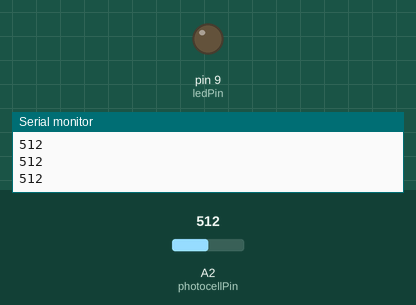
This sketch was run on a simulated Arduino Uno, built with avr-gcc and run on an emulated ATmega328P. Shown: output pins drawn as LEDs (lit = HIGH), the last lines printed to the serial monitor. The test bench sets the inputs (shaded band); at power-on: A2 (photocellPin) = 512.

Above: at 1.2 s.
1.3 s: A2 (photocellPin) set to 218
2.8 s: A2 (photocellPin) set to 187
At 3.7 s:
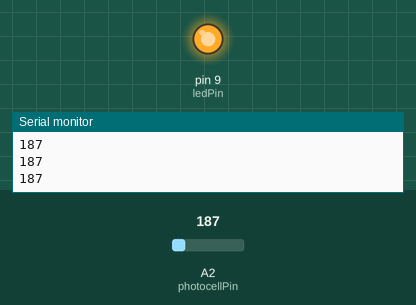
4.3 s: A2 (photocellPin) set to 210
At 5.0 s:
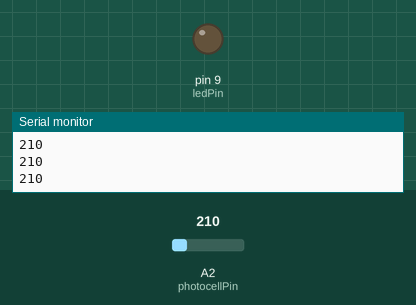
5.8 s: A2 (photocellPin) set to 190
At 6.3 s:
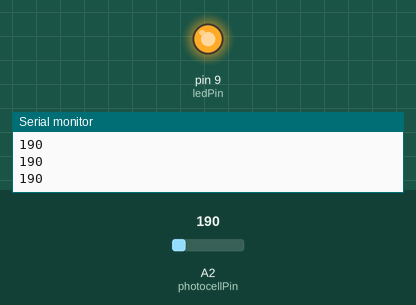
Timing chart, 0 to 8.3 s (numbered marks = the images above; inputs shaded):
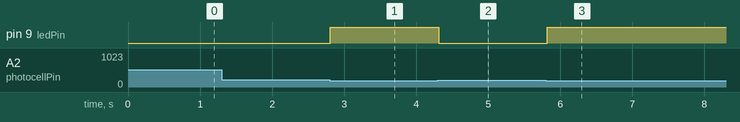

Measured:
- the behaviour switches between 200 and 199 on A2 (photocellPin) (found by bisection; images 0 and 1)
- after the input at 2.8 s, pin 9 (ledPin): LOW → HIGH at once
- after the input at 4.3 s, pin 9 (ledPin): HIGH → LOW at once
- after the input at 5.8 s, pin 9 (ledPin): LOW → HIGH at once

The sketch:

arduino_Photoresistance.ino
```cpp
int photocellPin = 2;
int photocellVal = 0;
int minLight = 200;
int ledPin = 9;
int ledState = 0;
///光敏電阻
void setup() {
  // put your setup code here, to run once:
  Serial.begin(9600);
  pinMode(ledPin, OUTPUT);
}

void loop() {
  // put your main code here, to run repeatedly:
  photocellVal = analogRead(photocellPin);
  Serial.println(photocellVal);
  if (photocellVal < minLight && ledState == 0) {
digitalWrite(ledPin, HIGH); // turn on LED
ledState = 1;
  }
if (photocellVal > minLight && ledState == 1) {
digitalWrite(ledPin, LOW); // turn off LED
ledState = 0;
}
  delay(100);
}
```
